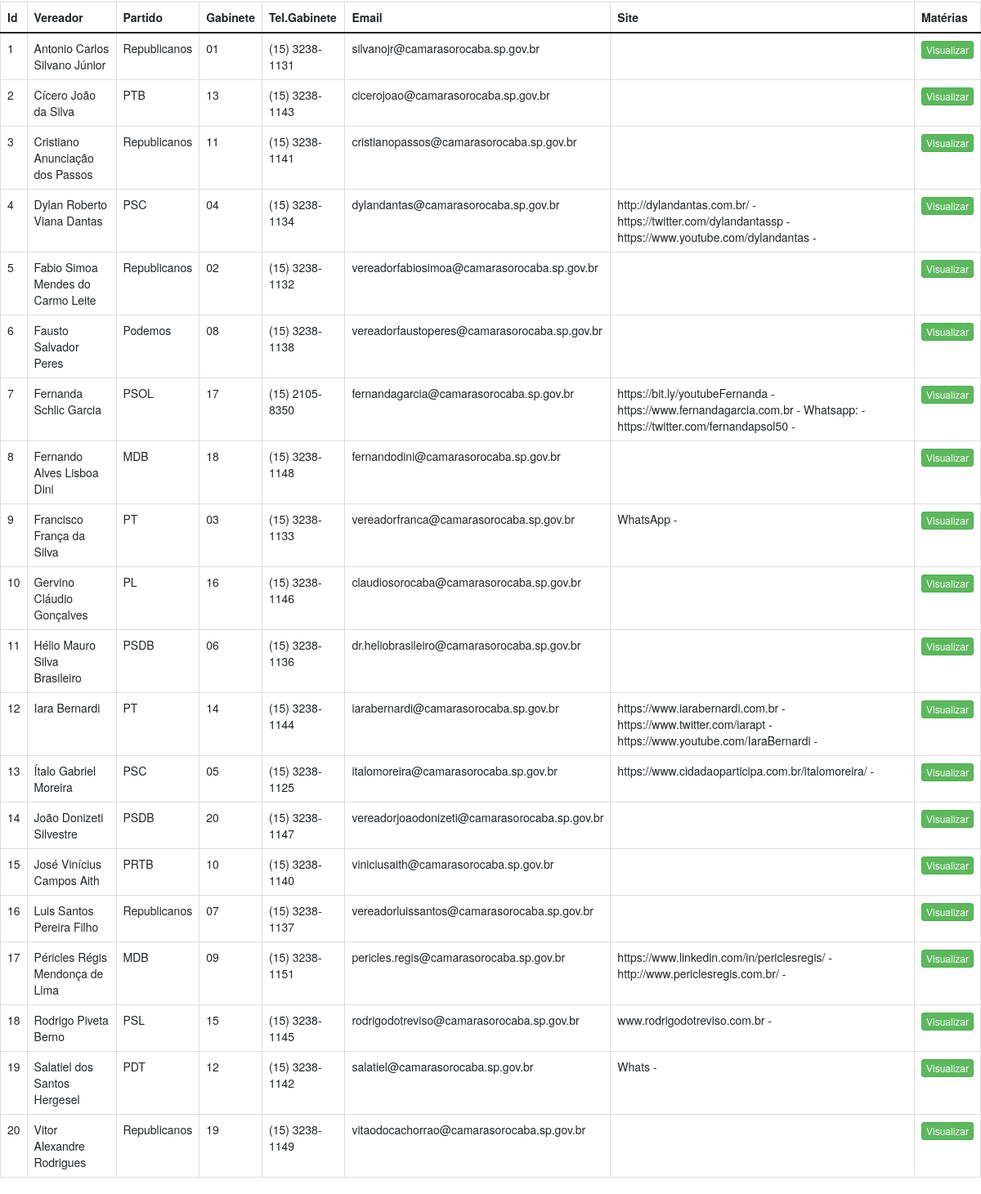
Page /teste.html (lower part) on the earlier database version.
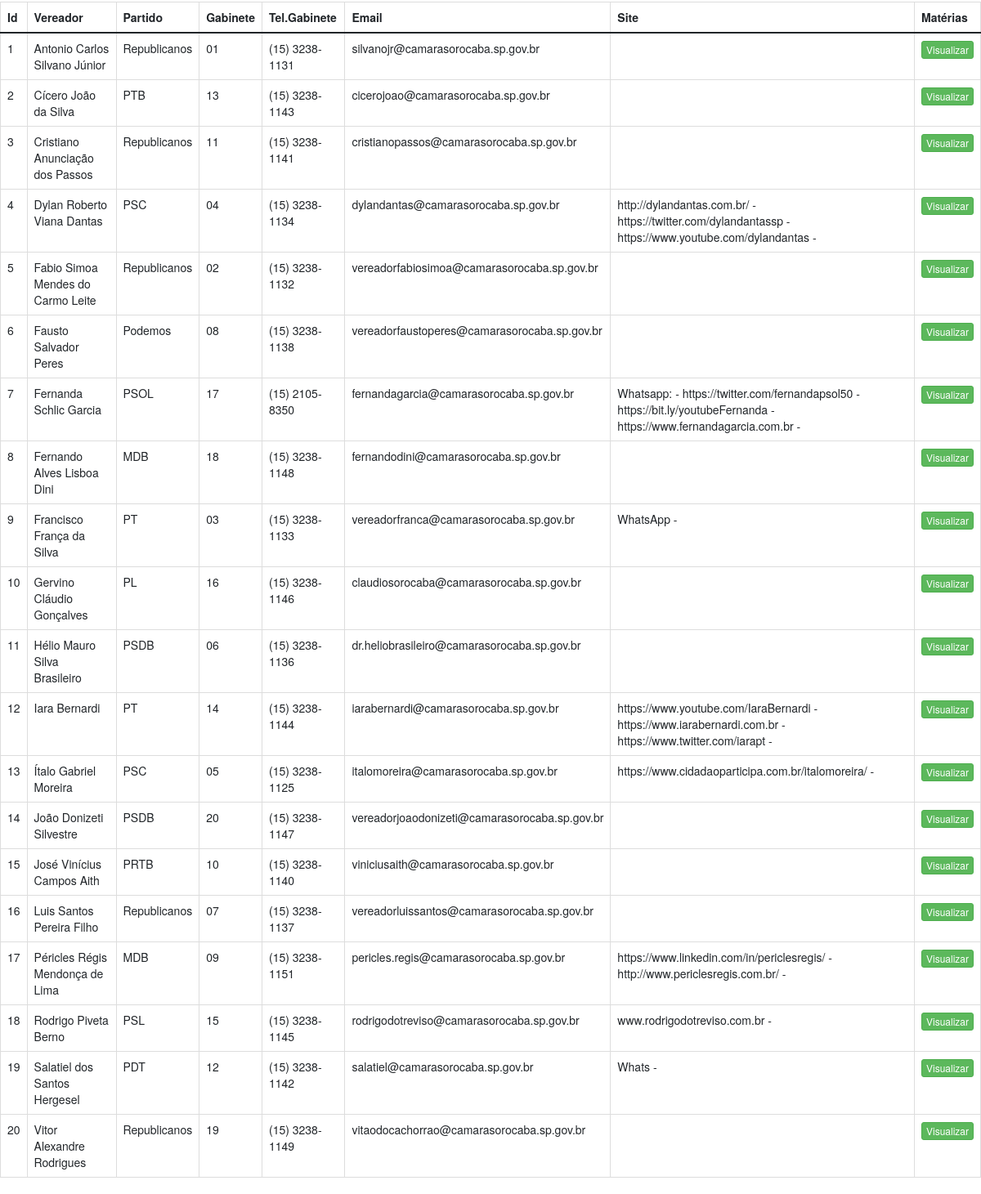
Same page on the later database version.
### tables this page shows
CREATE TABLE contato_vereadores                                 (IdVereador int(12) not null,                                  Telefone_gab VARCHAR(30),                                  E_mail VARCHAR(50),                                  Facebook VARCHAR(60),                                  Instagram VARCHAR(60),                                  Site VARCHAR(130),                                  Whats VARCHAR(30),                                  PRIMARY KEY (IdVereador)) without rowid;

CREATE TABLE nome_vereadores                              (IdVereador int(12) not null,                               NomeVereador VARCHAR(50) not null,                               SobreNome VARCHAR(80),                               PRIMARY KEY (IdVereador)) without rowid;

CREATE TABLE part_vereadores                               (IdVereador int(12) not null,                                PartidoVereador VARCHAR(40) not null,                                GabineteVereador VARCHAR(30),                                PRIMARY KEY (IdVereador)) without rowid;

### flask_teste.py (the view)
@app.route("/teste.html",methods=['GET','POST'])
def vereadores():
    conn = get_db_connection()
    posts = conn.execute('SELECT * FROM nome_vereadores n\
                        inner join part_vereadores p on n.IdVereador = p.IdVereador\
                        inner join contato_vereadores c on n.IdVereador = c.IdVereador').fetchall()
    conn.close()
    return render_template('teste.html',vereador=posts)

### flask_teste.py (called while the page is built)
def get_db_connection():
    conn = sqlite3.connect('univesp.db')
    conn.row_factory = sqlite3.Row
    return conn

### templates/teste.html (shortened to what this page needs)
<!doctype html>
<html>
  <head>
    <link href="https://cdn.jsdelivr.net/npm/bootstrap@5.0.1/dist/css/bootstrap.min.css" rel="stylesheet">
    <link rel="stylesheet" href="https://maxcdn.bootstrapcdn.com/bootstrap/3.3.7/css/bootstrap.min.css">
  </head>
    <body>
        <div class="wrapper">
            <table id="data" class="table table-bordered">
          <thead style="position: sticky;top: 0">
            <tr>
              <th>Id</th>
              <th>Vereador</th>
              <th>Partido</th>
              <th>Gabinete</th>
              <th>Tel.Gabinete</th>
              <th>Email</th>
              <th>Site</th>
              <th>Matérias</th>
            </tr>
          </thead>
          <tbody>
              {% for  i in vereador %}
              <tr>
                <td>{{ i.IdVereador }}</td>
                <td>{{ i.NomeVereador }} {{ i.SobreNome }}</td>
                <td>{{ i.PartidoVereador }}</td>
                <td>{{ i.GabineteVereador }}</td>
                <td>{{ i.Telefone_Gab }}</td>
                <td>{{ i.E_mail }}</td>
                <td>{{ i.Site }}</td>
                <td class="actions">
                    <a class="btn btn-success btn-xs" Id='btnmat' href="materias.html" value={{ IdVereador }}>Visualizar</a>
                </td>
              </tr>
            {% endfor %}
          </tbody>
            </table>
    </body>
</html>

Differences in the rows shown:
changed contato_vereadores "fernandagarcia@camarasorocaba.sp.gov.br": Site "https://bit.ly/youtubeFernanda - https://www.fernandagarcia.com.br - Whatsapp: - https://twitter.com/fernandapsol50 -" → "Whatsapp: - https://twitter.com/fernandapsol50 - https://bit.ly/youtubeFernanda - https://www.fernandagarcia.com.br -"
changed contato_vereadores "iarabernardi@camarasorocaba.sp.gov.br": Site "https://www.iarabernardi.com.br - https://www.twitter.com/iarapt - https://www.youtube.com/IaraBernardi -" → "https://www.youtube.com/IaraBernardi - https://www.iarabernardi.com.br - https://www.twitter.com/iarapt -"
